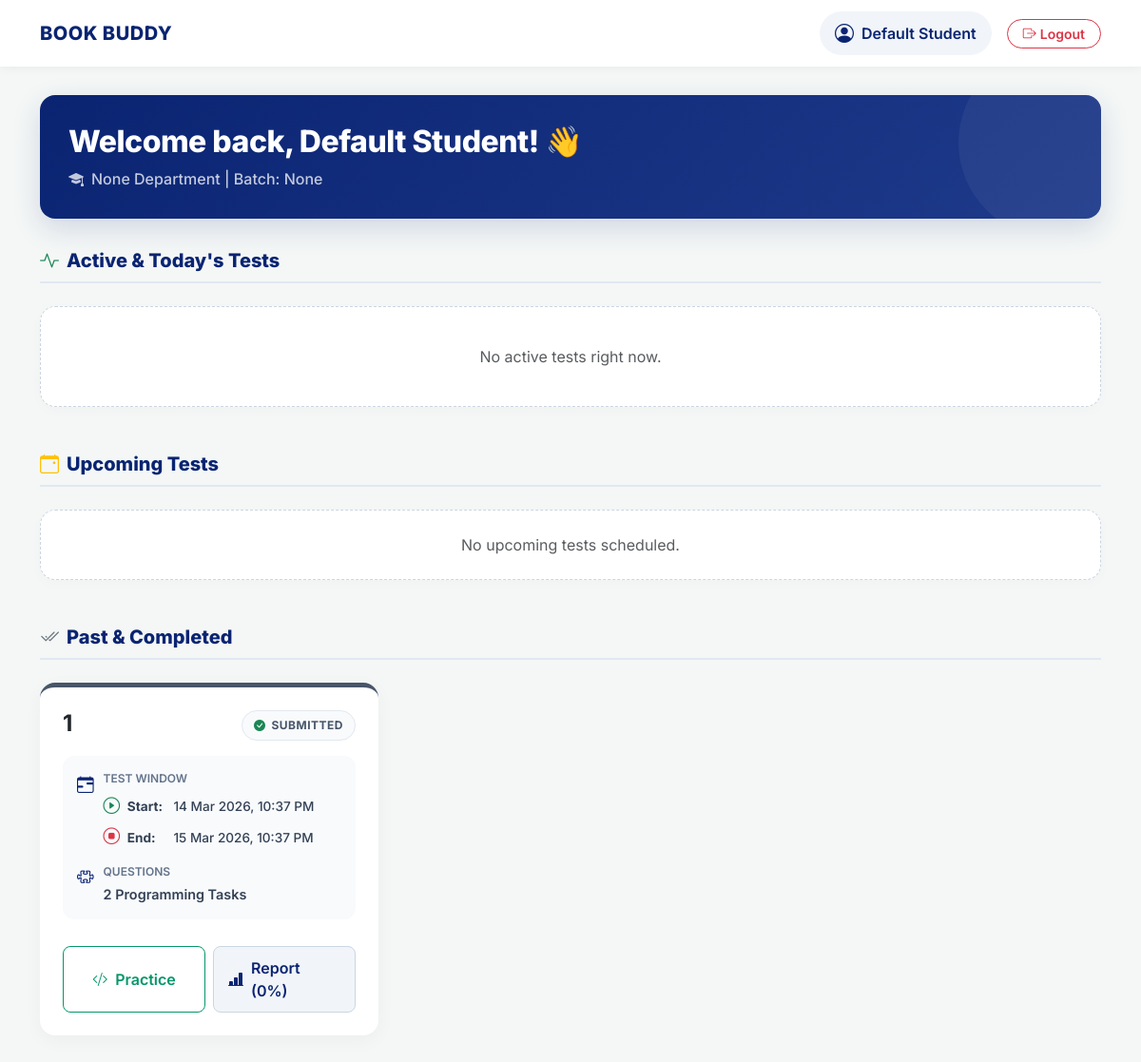
Before: /student_test/1 with the older database file.
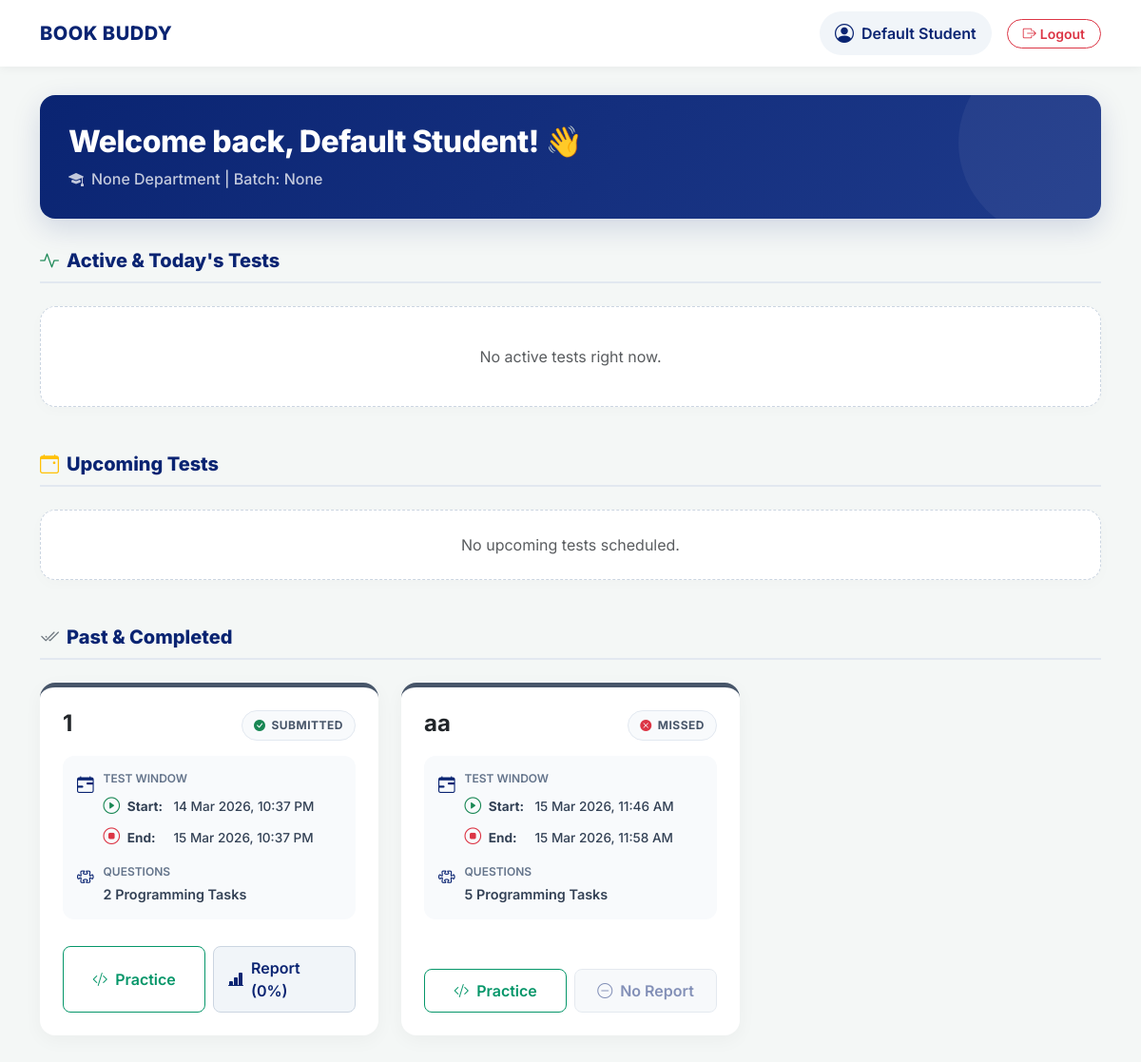
After: the same page with the newer database file.
### app.py (models this page shows, shortened)
class Testmaintain(db.Model):
    __tablename__ = 'test_maintain'
    id = db.Column(db.Integer, primary_key=True)
    test_title = db.Column(db.String(50))
    date = db.Column(db.Date)
    start_time = db.Column(db.DateTime)
    end_time = db.Column(db.DateTime)
    status = db.Column(db.String(20), default='draft')
    total_points = db.Column(db.Integer, default=0)
    question_id = db.Column(db.Integer, db.ForeignKey('question.id'), nullable=False)

class TestResult(db.Model):
    id = db.Column(db.Integer, primary_key=True)
    student_id = db.Column(db.Integer, db.ForeignKey('student.id'), nullable=False)
    test_id = db.Column(db.Integer, db.ForeignKey('test_maintain.id'), nullable=False)
    total_marks_obtained = db.Column(db.Integer, default=0)
    total_marks_possible = db.Column(db.Integer, default=0)
    percentage = db.Column(db.Float, default=0)
    status = db.Column(db.String(20), default='attempted')
    entry_time = db.Column(db.DateTime, default=ist_now) # Forced IST
    exit_time = db.Column(db.DateTime)
    submitted_at = db.Column(db.DateTime, default=ist_now) # Forced IST
    student = db.relationship('Student', backref='test_results')
    test = db.relationship('Testmaintain', backref='results')

### app.py (the view)
@app.route('/student_test/<int:id>')
def student_test(id):
    student = Student.query.get_or_404(id)
    all_entries = Testmaintain.query.all()
    current_time = ist_now()
    grouped_tests = defaultdict(list)
    questions_dict = {q.id: q for q in Question.query.all()}
    for entry in all_entries:
        entry.question = questions_dict.get(entry.question_id)
        grouped_tests[entry.test_title].append(entry)
    results = TestResult.query.filter_by(student_id=id).all()
    test_question_ids = [entry.question_id for entry in all_entries]
    practice_questions = Question.query.filter(~Question.id.in_(test_question_ids)).all() if test_question_ids else Question.query.all()
    return render_template("student_test.html", student=student, grouped_tests=grouped_tests, practice_questions=practice_questions, results=results, now=current_time)

### app.py (called while the page is built)
def ist_now():
    return datetime.now(IST_TZ).replace(tzinfo=None)

@app.context_processor
def inject_now():
    return {'now': ist_now()}

### templates/student_test.html (shortened to what the changed rows need)
<!DOCTYPE html>
<html lang="en">
<head>
    <link href="https://cdn.jsdelivr.net/npm/bootstrap@5.3.0/dist/css/bootstrap.min.css" rel="stylesheet">
    <link rel="stylesheet" href="https://cdn.jsdelivr.net/npm/bootstrap-icons@1.11.1/font/bootstrap-icons.css">
</head>
<body>
    <nav class="navbar sticky-top">
        <div class="container d-flex justify-content-between align-items-center">
            <a class="brand-wrapper" href="/">
                <h2 class="brand-name d-none d-sm-block">BOOK BUDDY</h2>
            </a>
        </div>
    </nav>
    <div class="container">
        <div class="row mb-4">
            <div class="col-12">
                <div class="welcome-card">
                    <h2 class="mb-2">Welcome back, {{ student.name }}! 👋</h2>
                </div>
            </div>
        </div>
        {% if grouped_tests %}
            <div class="row g-4 mb-5">
                {% for title, entries in grouped_tests.items() %}
                    {% set first_entry = entries[0] %}
                    {% set test_result = results|selectattr('test_id', 'equalto', first_entry.id)|first if results else None %}
                    {% if first_entry.start_time and first_entry.end_time %}
                        {% set is_past = now > first_entry.end_time %}
                        {% if is_past or test_result %}
                        <div class="col-lg-6 col-xl-4">
                            <div class="card test-card status-border-completed">
                                <div class="card-body p-4 d-flex flex-column h-100">
                                    <div class="d-flex justify-content-between align-items-start mb-3">
                                        <h4 class="fw-bold mb-0 text-dark pe-2">{{ title }}</h4>
                                        <div id="badge-container-{{ loop.index }}">
                                            <span class="status-badge badge-completed">
                                                {% if test_result %}
                                                    <i class="bi bi-check-circle-fill text-success"></i> SUBMITTED
                                                {% else %}
                                                    <i class="bi bi-x-circle-fill text-danger"></i> MISSED
                                                {% endif %}
                                            </span>
                                        </div>
                                    </div>
                                    <div class="info-grid">
                                        <div class="info-item info-item-full">
                                            <i class="bi bi-calendar-range"></i>
                                            <div class="info-text w-100">
                                                <small>Test Window</small>
                                                <div class="schedule-stack">
                                                    <span><i class="bi bi-play-circle text-success me-1"></i> <strong>Start:</strong> {{ first_entry.start_time.strftime('%d %b %Y, %I:%M %p') }}</span>
                                                    <span><i class="bi bi-stop-circle text-danger me-1"></i> <strong>End:</strong> {{ first_entry.end_time.strftime('%d %b %Y, %I:%M %p') }}</span>
                                                </div>
                                            </div>
                                        </div>
                                        <div class="info-item info-item-full">
                                            <i class="bi bi-puzzle"></i>
                                            <div class="info-text">
                                                <small>Questions</small>
                                                <span>{{ entries|length }} Programming Tasks</span>
                                            </div>
                                        </div>
                                    </div>
                                    <div class="flex-grow-1"></div>
                                    <div class="mt-auto pt-2 d-flex gap-2">
                                        <a href="{{ url_for('take_test', title=title) }}" class="btn-practice">
                                            <i class="bi bi-code-slash"></i> Practice
                                        </a>
                                        {% if test_result %}
                                            <a href="{{ url_for('student_results', test_id=first_entry.id) }}" class="btn-results">
                                                <i class="bi bi-bar-chart-line-fill"></i>
                                                Report ({{ test_result.percentage|round|int }}%)
                                            </a>
                                        {% else %}
                                            <button class="btn-results opacity-50" style="cursor: not-allowed;" title="No report available">
                                                <i class="bi bi-dash-circle"></i> No Report
                                            </button>
                                        {% endif %}
                                    </div>
                                </div>
                            </div>
                        </div>
                        {% endif %}
                    {% endif %}
                {% endfor %}
            </div>
        {% endif %}
    </div>
</body>
</html>

Changed rows visible on the page:
added Testmaintain: test_title "aa", shows "MISSED", start_time "15 Mar 2026, 11:46 AM", end_time "15 Mar 2026, 11:58 AM", entries "5", shows "No Report"
